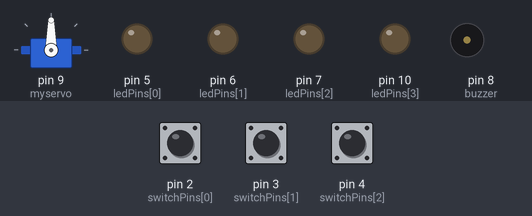
Simulated run of this sketch. Board: Arduino Uno, built with avr-gcc and run on an emulated ATmega328P. Shown: servo, output pins drawn as LEDs (lit = HIGH), buzzer (waves = sounding, pin HIGH). The test bench sets the inputs (shaded band); at power-on: pin 2 (switchPins[0]) LOW, pin 3 (switchPins[1]) LOW, pin 4 (switchPins[2]) LOW.

Above: at 1.2 s.
1.3 s: pin 2 (switchPins[0]) pulled HIGH for 3.2 s
At 2.4 s:
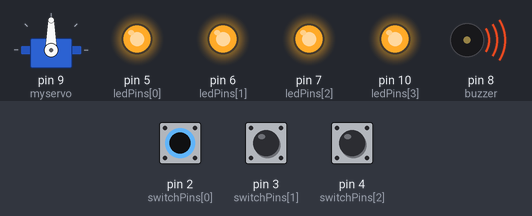
6.8 s: pin 2 (switchPins[0]) pulled HIGH for 0.15 s
At 9.3 s:
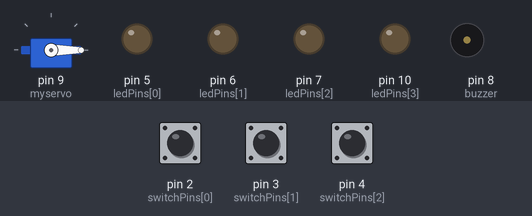
9.9 s: pin 2 (switchPins[0]) pulled HIGH for 1 s
At 11.3 s:
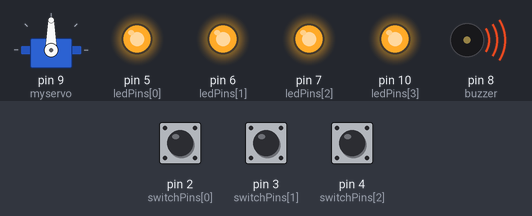
Timing chart, 0 to 13.4 s (numbered marks = the images above; inputs shaded):
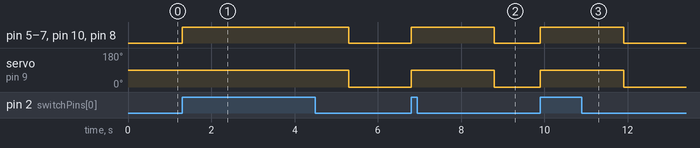

The sketch:

servo_project_2.ino
```cpp
#include <Servo.h>

// 專案名稱: 伺服馬達-02

Servo myservo;
const int buzzer = 8;
const int ledPins[] = {5, 6, 7, 10};
const int switchPins[] = {2, 3, 4};

void setup() {
  myservo.attach(9);
  pinMode(buzzer, OUTPUT);
  for (int i = 0; i < 4; i++) {
    pinMode(ledPins[i], OUTPUT);
  }
  for (int i = 0; i < 3; i++) {
    pinMode(switchPins[i], INPUT);
  }
}

void loop() {
  for (int i = 0; i < 3; i++) {
    if (digitalRead(switchPins[i]) == HIGH) {
      myservo.write(90); // 轉動伺服馬達以開啟門
      digitalWrite(buzzer, HIGH); // 開啟蜂鳴器
      for (int j = 0; j < 4; j++) {
        digitalWrite(ledPins[j], HIGH); // 開啟所有 LED 燈
      }
      delay(2000); // 等待 2 秒
      myservo.write(0); // 轉動伺服馬達以關閉門
      digitalWrite(buzzer, LOW); // 關閉蜂鳴器
      for (int j = 0; j < 4; j++) {
        digitalWrite(ledPins[j], LOW); // 關閉所有 LED 燈
      }
    }
  }
}
```

Measured:
- after the input at 1.3 s, pin 5 (ledPins[0]), pin 6 (ledPins[1]), pin 7 (ledPins[2]), pin 10 (ledPins[3]), pin 8 (buzzer): LOW → HIGH at once, → LOW 4.0 s later; servo on pin 9 (myservo): 90° → 0° after 4.0 s
- after the input at 6.8 s, pin 5 (ledPins[0]), pin 6 (ledPins[1]), pin 7 (ledPins[2]), pin 10 (ledPins[3]), pin 8 (buzzer): LOW → HIGH at once, → LOW 2.0 s later; servo on pin 9 (myservo): 0° → 90° at once, → 0° 2.0 s later
- after the input at 9.9 s, pin 5 (ledPins[0]), pin 6 (ledPins[1]), pin 7 (ledPins[2]), pin 10 (ledPins[3]), pin 8 (buzzer): LOW → HIGH at once, → LOW 2.0 s later; servo on pin 9 (myservo): 0° → 90° at once, → 0° 2.0 s later
